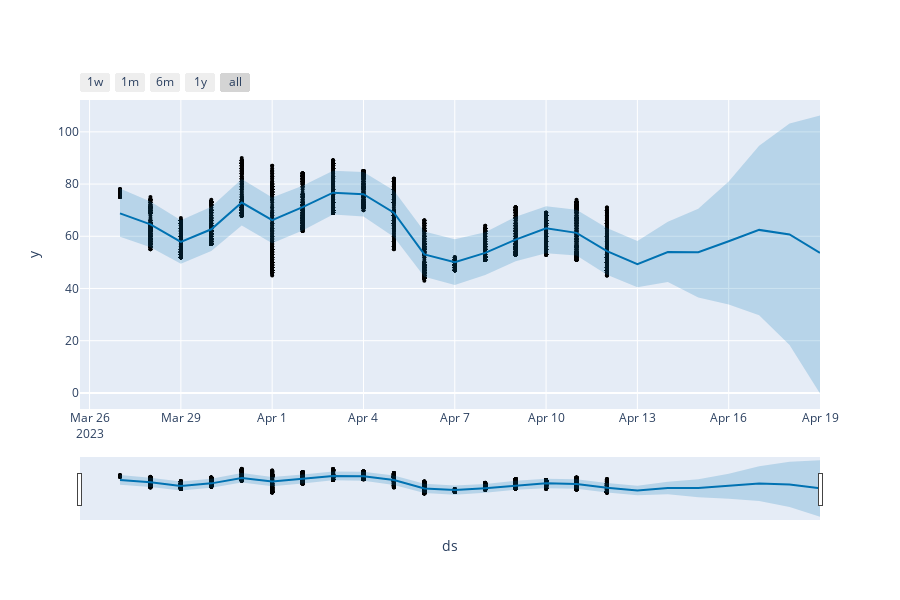

The cell this chart's notebook holds for it:
### Code cell
# forcast 3
plot_plotly(m, tempWeekforecast)

### Figure 1 — Plotly figure (JSON) as saved in the notebook; plotly's stock layout.template omitted (floating-point values rounded to 4 significant figures; data arrays with more than 128 entries replaced by an {"elided": "..."} marker saying what was removed)
{"data": [{"marker": {"color": "black", "size": 4}, "mode": "markers", "name": "Actual", "type": "scatter", "x": {"elided": "4527 str values"}, "y": {"elided": "4527 int values"}}, {"hoverinfo": "skip", "line": {"width": 0}, "mode": "lines", "type": "scatter", "x": ["2023-03-27T00:00:00", "2023-03-28T00:00:00", "2023-03-29T00:00:00", "2023-03-30T00:00:00", "2023-03-31T00:00:00", "2023-04-01T00:00:00", "2023-04-02T00:00:00", "2023-04-03T00:00:00", "2023-04-04T00:00:00", "2023-04-05T00:00:00", "2023-04-06T00:00:00", "2023-04-07T00:00:00", "2023-04-08T00:00:00", "2023-04-09T00:00:00", "2023-04-10T00:00:00", "2023-04-11T00:00:00", "2023-04-12T00:00:00", "2023-04-13T00:00:00", "2023-04-14T00:00:00", "2023-04-15T00:00:00", "2023-04-16T00:00:00", "2023-04-17T00:00:00", "2023-04-18T00:00:00", "2023-04-19T00:00:00"], "y": [59.86, 55.75, 49.44, 54.36, 64.15, 57.32, 62.18, 68.31, 67.57, 59.75, 44.52, 41.32, 45.2, 50.43, 53.52, 52.61, 45.3, 40.45, 42.45, 36.53, 33.86, 29.71, 18.39, -0.2498]}, {"fill": "tonexty", "fillcolor": "rgba(0, 114, 178, 0.2)", "line": {"color": "#0072B2", "width": 2}, "mode": "lines", "name": "Predicted", "type": "scatter", "x": ["2023-03-27T00:00:00", "2023-03-28T00:00:00", "2023-03-29T00:00:00", "2023-03-30T00:00:00", "2023-03-31T00:00:00", "2023-04-01T00:00:00", "2023-04-02T00:00:00", "2023-04-03T00:00:00", "2023-04-04T00:00:00", "2023-04-05T00:00:00", "2023-04-06T00:00:00", "2023-04-07T00:00:00", "2023-04-08T00:00:00", "2023-04-09T00:00:00", "2023-04-10T00:00:00", "2023-04-11T00:00:00", "2023-04-12T00:00:00", "2023-04-13T00:00:00", "2023-04-14T00:00:00", "2023-04-15T00:00:00", "2023-04-16T00:00:00", "2023-04-17T00:00:00", "2023-04-18T00:00:00", "2023-04-19T00:00:00"], "y": [68.76, 64.55, 57.82, 62.68, 72.92, 66.18, 71.18, 76.7, 76.13, 69.02, 53.05, 50.04, 53.65, 58.71, 63.06, 61.31, 54.28, 49.26, 53.96, 53.92, 58.1, 62.44, 60.7, 53.66]}, {"fill": "tonexty", "fillcolor": "rgba(0, 114, 178, 0.2)", "hoverinfo": "skip", "line": {"width": 0}, "mode": "lines", "type": "scatter", "x": ["2023-03-27T00:00:00", "2023-03-28T00:00:00", "2023-03-29T00:00:00", "2023-03-30T00:00:00", "2023-03-31T00:00:00", "2023-04-01T00:00:00", "2023-04-02T00:00:00", "2023-04-03T00:00:00", "2023-04-04T00:00:00", "2023-04-05T00:00:00", "2023-04-06T00:00:00", "2023-04-07T00:00:00", "2023-04-08T00:00:00", "2023-04-09T00:00:00", "2023-04-10T00:00:00", "2023-04-11T00:00:00", "2023-04-12T00:00:00", "2023-04-13T00:00:00", "2023-04-14T00:00:00", "2023-04-15T00:00:00", "2023-04-16T00:00:00", "2023-04-17T00:00:00", "2023-04-18T00:00:00", "2023-04-19T00:00:00"], "y": [78.29, 73.28, 66.16, 71.35, 81.97, 74.82, 79.33, 85.07, 84.59, 77.56, 61.79, 58.82, 61.5, 67.48, 71.51, 70.18, 63.16, 58.18, 65.53, 70.55, 80.96, 94.71, 103.2, 106.3]}], "layout": {"height": 600, "showlegend": false, "width": 900, "xaxis": {"rangeselector": {"buttons": [{"count": 7, "label": "1w", "step": "day", "stepmode": "backward"}, {"count": 1, "label": "1m", "step": "month", "stepmode": "backward"}, {"count": 6, "label": "6m", "step": "month", "stepmode": "backward"}, {"count": 1, "label": "1y", "step": "year", "stepmode": "backward"}, {"step": "all"}]}, "rangeslider": {"visible": true}, "title": {"text": "ds"}, "type": "date"}, "yaxis": {"title": {"text": "y"}}}}
